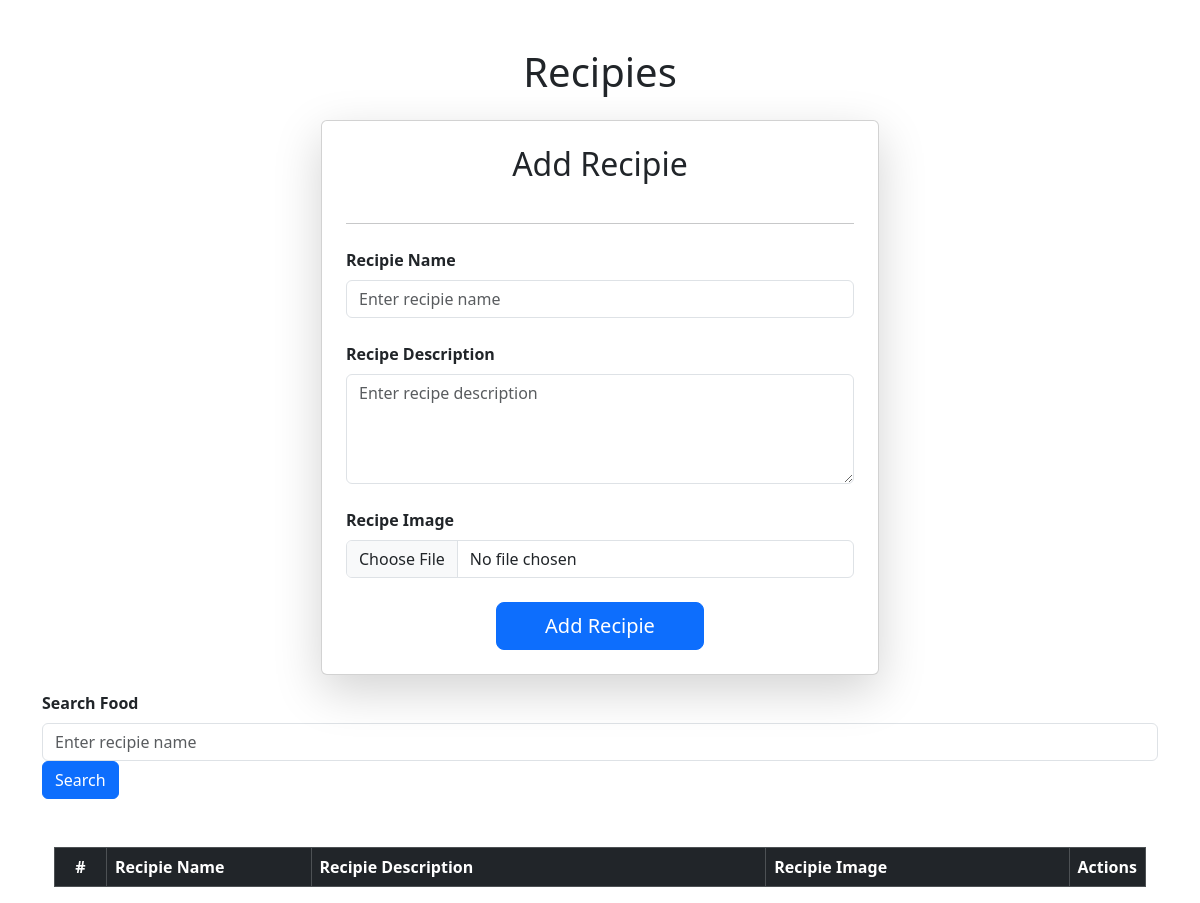
Page /recipies/ on the earlier database version.
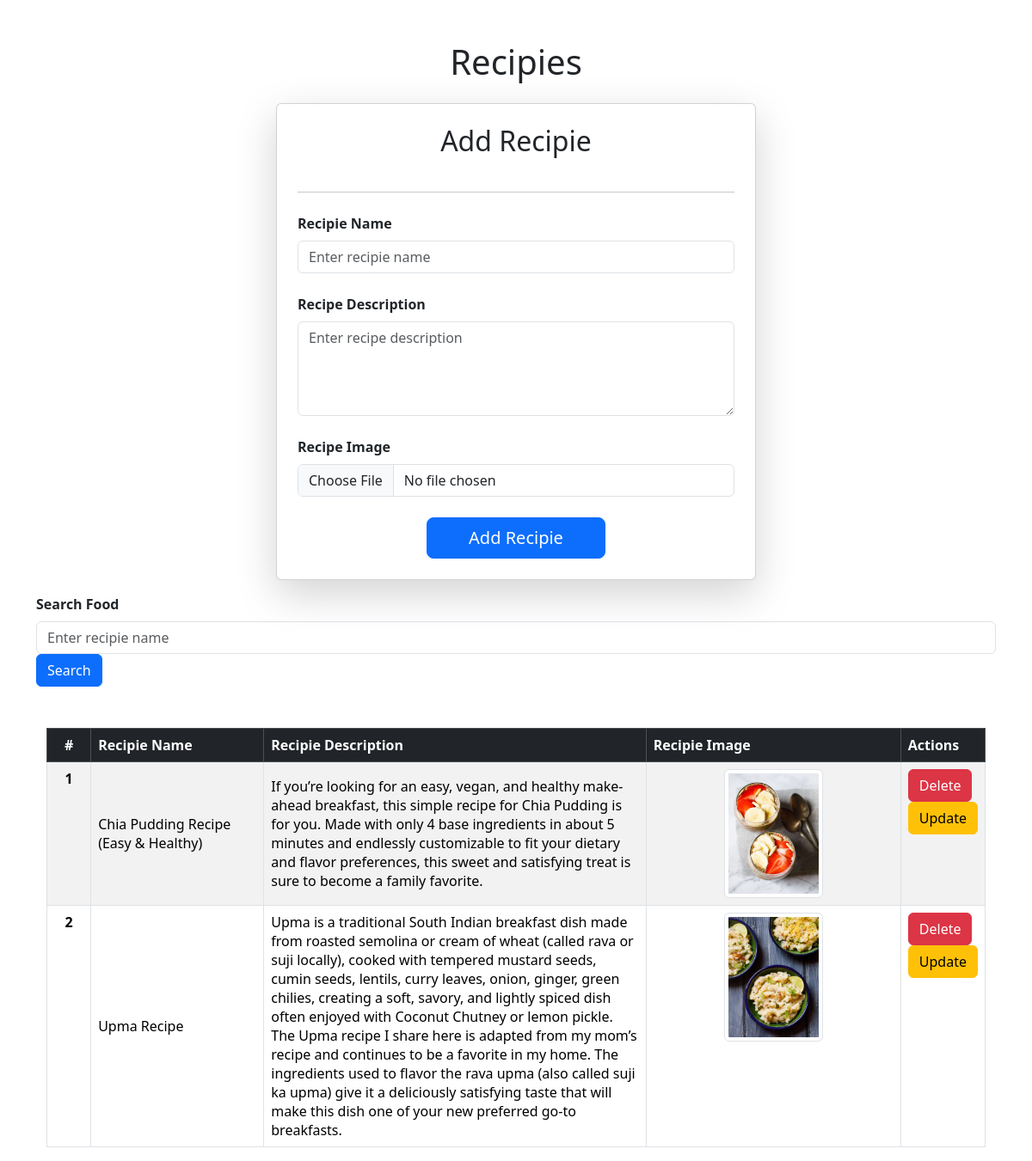
Same page on the later database version.
### vege/models.py (models this page shows)
class Recipie(models.Model):
    recipie_name=models.CharField(max_length=100)
    recipie_description=models.TextField()
    recipie_image=models.ImageField(upload_to='recipie_images')

### vege/views.py (the view, shortened to what this page needs)
# urls.py: path('recipies/', Recipies, name='recipies'),
def Recipies(request):
    queryset=Recipie.objects.all()
    if request.GET.get('search'):
        queryset=queryset.filter(recipie_name__icontains=request.GET.get('search'))
    context={'recipies':queryset}
    return render(request, 'recipies.html', context)

### vege/templates/recipies.html (shortened to what this page needs)
{% extends 'base.html' %}
{% block content %}
    <div class="container mt-5">
        <h1 class="text-center mb-4">Recipies</h1>
        <form method="post" enctype="multipart/form-data">
            <div class="col-md-8 col-lg-6 mx-auto card p-4 shadow-lg">
                <h2 class="text-center mb-4">Add Recipie</h2>
                <hr class="mb-4">
                <div class="mb-4">
                    <label for="recipie_name" class="form-label fw-bold">Recipie Name</label>
                    <input type="text" class="form-control" name="recipie_name" id="recipie_name" placeholder="Enter recipie name">
                </div>
                <div class="mb-4">
                    <label for="recipie_description" class="form-label fw-bold">Recipe Description</label>
                    <textarea class="form-control" name="recipie_description" id="recipie_description" rows="4" placeholder="Enter recipe description"></textarea>
                </div>
                <div class="mb-4">
                    <label for="recipie_image" class="form-label fw-bold">Recipe Image</label>
                    <input type="file" class="form-control" name="recipie_image" id="recipie_image" accept="image/*">
                </div>
                <div class="text-center">
                    <button type="submit" class="btn btn-primary btn-lg px-5">Add Recipie</button>
                </div>
            </div>
        </form>
    <div>
        <form>
        <div>
        <label for="recipie_name" class="form-label fw-bold">Search Food</label>
                    <input type="text" class="form-control" name="search"   placeholder="Enter recipie name">
        </div>
        <button type="submit" class="btn btn-primary ">Search</button>
        </form>
    </div>
    <div class="container mt-5">
        <table class="table table-bordered table-hover table-striped">
            <thead class="table-dark">
                <tr>
                    <th scope="col" class="text-center" style="width: 5%">#</th>
                    <th scope="col" style="width: 20%">Recipie Name</th>
                    <th scope="col" style="width: 45%">Recipie Description</th>
                    <th scope="col" style="width: 30%">Recipie Image</th>
                    <th scope="col" style="width: 30%">Actions</th>
                </tr>
            </thead>
            <tbody>
                {%for recipie in recipies%}
                <tr>
                    <th scope="row" class="text-center">{{forloop.counter}}</th>
                    <td class="align-middle">{{recipie.recipie_name}}</td>
                    <td class="align-middle">{{recipie.recipie_description}}</td>
                    <td class="text-center">
                        {% if recipie.recipie_image %}
                            <img src="{{recipie.recipie_image.url}}" alt="{{recipie.recipie_name}}" class="img-thumbnail" style="max-height: 150px;">
                        {% else %}
                            No image
                        {% endif %}
                    </td>
                    <td>
                        <a href="/delete-recipie/{{recipie.id}}" class="btn btn-danger">Delete</a>
                        <a href="/update-recipie/{{recipie.id}}" class="btn btn-warning">Update</a>
                    </td>
                </tr>
                {%endfor%}
            </tbody>
        </table>
    </div>
</div>
{% endblock %}

### vege/templates/base.html (shortened to what this page needs)
<html>
    <head>
        <link href="https://cdn.jsdelivr.net/npm/bootstrap@5.3.6/dist/css/bootstrap.min.css" rel="stylesheet">
    </head>
    <body>
        {%block content%}
{%endblock%}
    </body>
</html>

Differences in the rows shown:
added Recipie: recipie_name "Chia Pudding Recipe (Easy & Healthy)", recipie_description "If you’re looking for an easy, vegan, and healthy make-ahead breakfast, this simple recipe for Chia Pudding is for you. Made with only 4 base ingredients in about 5 minutes and endlessly customizable to fit your dietary and flavor preferences, this sweet and satisfying treat is sure to become a family favorite.", recipie_image (picture)
added Recipie: recipie_name "Upma Recipe", recipie_description "Upma is a traditional South Indian breakfast dish made from roasted semolina or cream of wheat (called rava or suji locally), cooked with tempered mustard seeds, cumin seeds, lentils, curry leaves, onion, ginger, green chilies, creating a soft, savory, and lightly spiced dish often enjoyed with Coconut Chutney or lemon pickle. The Upma recipe I share here is adapted from my mom’s recipe and continues to be a favorite in my home. The ingredients used to flavor the rava upma (also called suji ka upma) give it a deliciously satisfying taste that will make this dish one of your new preferred go-to breakfasts.", recipie_image (picture)
